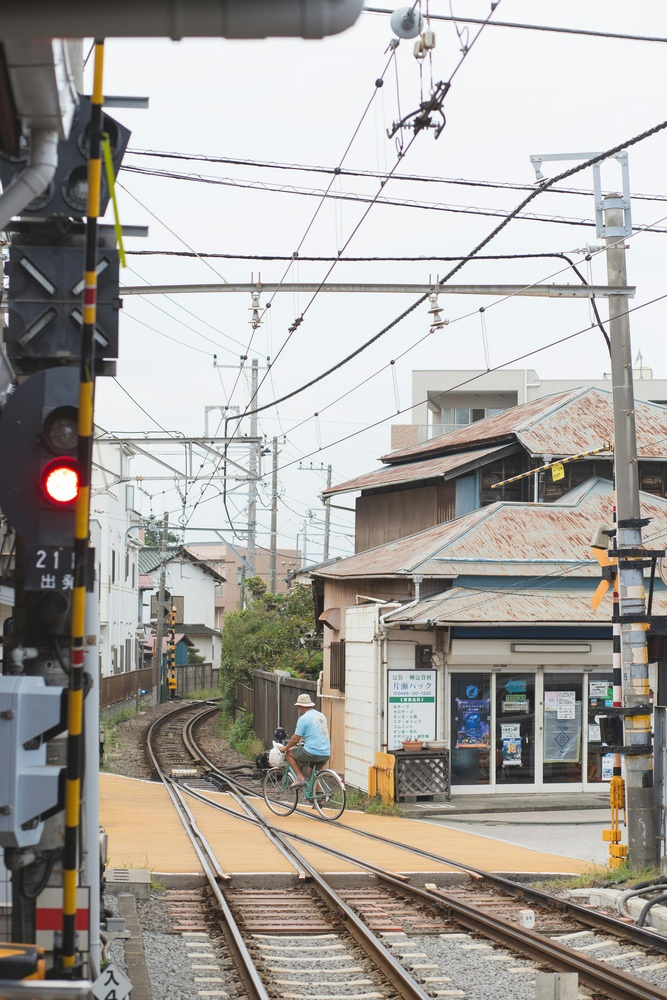
#> input picture picture/test/test_01.jpg, 667 x 1000 px, shrunk from 3648 x 5472 before the run; its folder holds only this picture in this run
$ python Machado_method.py
#> lines starting #> are read from the running program, lines starting #| are printed output that depends on the picture
import numpy as np
import copy
import os
import cv2


# CVD类型对应的模拟矩阵
def cvd_matrix(cvd_type, cvd_level):
    if cvd_type == 0:

        T = {
            10: [0.856167, 0.182038, -0.038205,
                 0.029342, 0.955115, 0.015544,
                 -0.002880, -0.001563, 1.004443],

            20: [0.734766, 0.334872, -0.069637,
                 0.051840, 0.919198, 0.028963,
                 -0.004928, -0.004209, 1.009137],

            30: [0.630323, 0.465641, -0.095964,
                 0.069181, 0.890046, 0.040773,
                 -0.006308, -0.007724, 1.014032],
            40: [0.539009, 0.579343, -0.118352,
                 0.082546, 0.866121, 0.051332,
                 -0.007136, -0.011959, 1.019095],
            50: [0.458064, 0.679578, -0.137642,
                 0.092785, 0.846313, 0.060902,
                 -0.007494, -0.016807, 1.024301],
            60: [0.385450, 0.769005, -0.154455,
                 0.100526, 0.829802, 0.069673,
                 -0.007442, -0.022190, 1.029632],
            70: [0.319627, 0.849633, -0.169261,
                 0.106241, 0.815969, 0.077790,
                 -0.007025, -0.028051, 1.035076],
            80: [0.259411, 0.923008, -0.182420,
                 0.110296, 0.804340, 0.085364,
                 -0.006276, -0.034346, 1.040622],
            90: [0.203876, 0.990338, -0.194214,
                 0.112975, 0.794542, 0.092483,
                 -0.005222, -0.041043, 1.046265],
            100: [0.152286, 1.052583, -0.204868,
                  0.114503, 0.786281, 0.099216,
                  -0.003882, -0.048116, 1.051998]
        }
        return T.get(cvd_level, None)
    elif cvd_type == 1:

        T = {
            10: [0.866435, 0.177704, -0.044139,
                 0.049567, 0.939063, 0.011370,
                 -0.003453, 0.007233, 0.996220],
            20: [0.760729, 0.319078, -0.079807,
                 0.090568, 0.889315, 0.020117,
                 -0.006027, 0.013325, 0.992702],
            30: [0.675425, 0.433850, -0.109275,
                 0.125303, 0.847755, 0.026942,
                 -0.007950, 0.018572, 0.989378],
            40: [0.605511, 0.528560, -0.134071,
                 0.155318, 0.812366, 0.032316,
                 -0.009376, 0.023176, 0.986200],
            50: [0.547494, 0.607765, -0.155259,
                 0.181692, 0.781742, 0.036566,
                 -0.010410, 0.027275, 0.983136],
            60: [0.498864, 0.674741, -0.173604,
                 0.205199, 0.754872, 0.039929,
                 -0.011131, 0.030969, 0.980162],
            70: [0.457771, 0.731899, -0.189670,
                 0.226409, 0.731012, 0.042579,
                 -0.011595, 0.034333, 0.977261],
            80: [0.422823, 0.781057, -0.203881,
                 0.245752, 0.709602, 0.044646,
                 -0.011843, 0.037423, 0.974421],
            90: [0.392952, 0.823610, -0.216562,
                 0.263559, 0.690210, 0.046232,
                 -0.011910, 0.040281, 0.971630],
            100: [0.367322, 0.860646, -0.227968,
                  0.280085, 0.672501, 0.047413,
                  -0.011820, 0.042940, 0.968881],
        }
        return T.get(cvd_level, None)
    elif cvd_type == 2:
        T = {
            20: [0.895720, 0.133330, -0.029050,
                 0.029997, 0.945400, 0.024603,
                 0.013027, 0.104707, 0.882266],
            40: [0.948035, 0.089490, -0.037526,
                 0.014364, 0.946792, 0.038844,
                 0.010853, 0.193991, 0.795156],
            60: [1.104996, -0.046633, -0.058363,
                 -0.032137, 0.971635, 0.060503,
                 0.001336, 0.317922, 0.680742],
            80: [1.257728, -0.139648, -0.118081,
                 -0.078003, 0.975409, 0.102594,
                 -0.003316, 0.501214, 0.502102],
            100: [1.255528, -0.076749, -0.178779,
                  -0.078411, 0.930809, 0.147602,
                  0.004733, 0.691367, 0.303900],
        }
        return T.get(cvd_level, None)


# img 图像，T类型(3*3)
def cvd_simulate(img, T, choose=0):
    if choose == 0:
        [img_h, img_w, img_depth] = img.shape
        img = img.astype(float)
        sim_img = np.dot(np.reshape(img, (img_h * img_w, 3)), T.transpose())
        sim_img = np.reshape(sim_img, (img_h, img_w, 3))
    if choose == 1:
        B = img[:, :, 0]
        G = img[:, :, 1]
        R = img[:, :, 2]
        img_rgb = copy.deepcopy(img)
        img_rgb[:, :, 0] = R  # [R,G,B]
        img_rgb[:, :, 1] = G
        img_rgb[:, :, 2] = B
        [img_h, img_w, img_depth] = img.shape
        img = img_rgb.astype(float)  # 变成RGB顺序的图像
        # np.reshape(I, (img_h * img_w, 3)) 把每个通道的二维矩阵变成一维的 再成T的转置矩阵
        sim_img = np.dot(np.reshape(img, (img_h * img_w, 3)), T.transpose())  # T.transpose()转置矩阵
        sim_img = np.reshape(sim_img, (img_h, img_w, 3))

    return sim_img


def batch_process_images(input_dir, output_dir, cvd_type, cvd_level):
#> called with input_dir = 'picture/test/', output_dir = 'picture/simulate/', cvd_type = 0, cvd_level = 80
    for filename in os.listdir(input_dir):
        img_path = os.path.join(input_dir, filename)
        img = cv2.imread(img_path)
#> img is the input picture: shape (1000, 667, 3); mean B, G, R 158.7, 163.5, 167.2

        if img is None:
            print(f"Cannot find image at path: {img_path}")
            continue
        img = cv2.cvtColor(img, cv2.COLOR_BGR2RGB)

        T = cvd_matrix(cvd_type, cvd_level)
        if T is None:
            print(f"Invalid cvd_type {cvd_type} or cvd_level {cvd_level}")
            continue

        T = np.reshape(T, (3, 3))

        simulated_img = cvd_simulate(img, T, choose=0)
#> in cvd_simulate, `sim_img = np.reshape(sim_img, (img_h, img_w, 3))`:
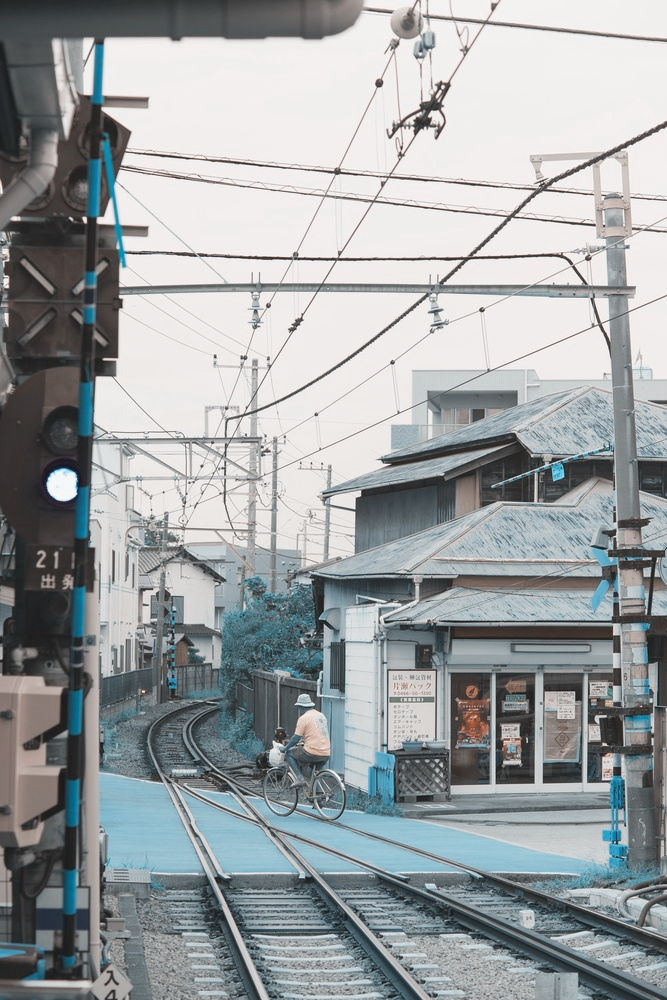
#> sim_img: shape (1000, 667, 3) float64; mean of channels 0, 1, 2 165.3, 163.5, 158.5; drawn with min black and max white

        # 归一化模拟图像为unit8
        simulated_img = (simulated_img - simulated_img.min()) / (simulated_img.max() - simulated_img.min())
        simulated_img = (simulated_img * 255).astype(np.uint8)

        # 保存模拟图像
        output_path = os.path.join(output_dir, filename)
        cv2.imwrite(output_path, cv2.cvtColor(simulated_img, cv2.COLOR_RGB2BGR))
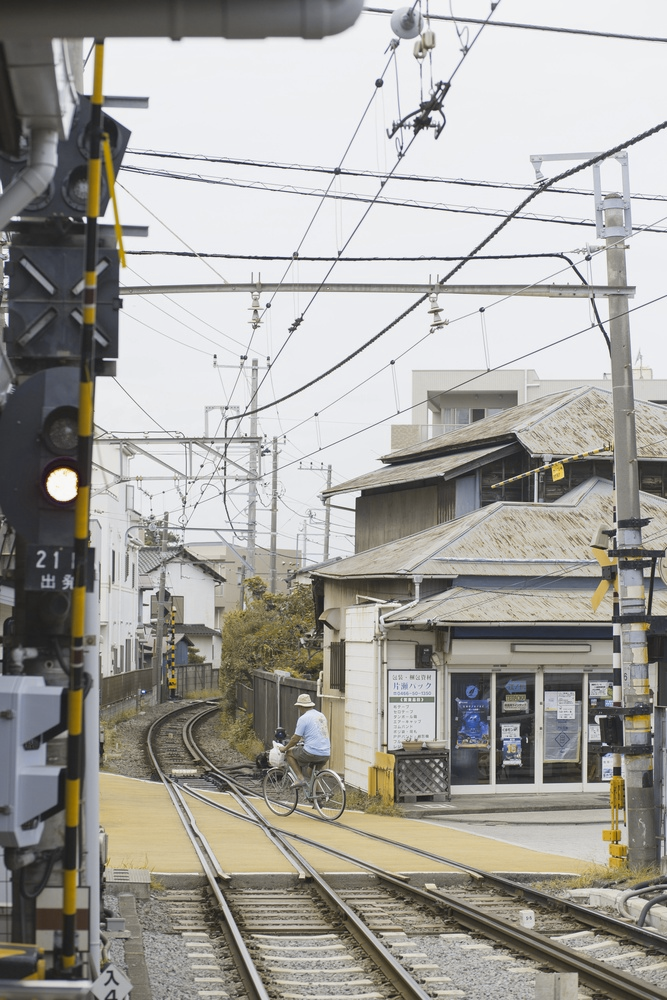
#> saved as test_01.jpg: shape (1000, 667, 3); mean B, G, R 156.3, 161.1, 162.8


input_directory = 'picture/test/'
output_directory = 'picture/simulate/'

cvd_type = 0  # 选择色觉缺陷类型
cvd_level = 80  # 选择缺陷严重程度

batch_process_images(input_directory, output_directory, cvd_type, cvd_level)

$ run again, on picture/test/test_03.jpg
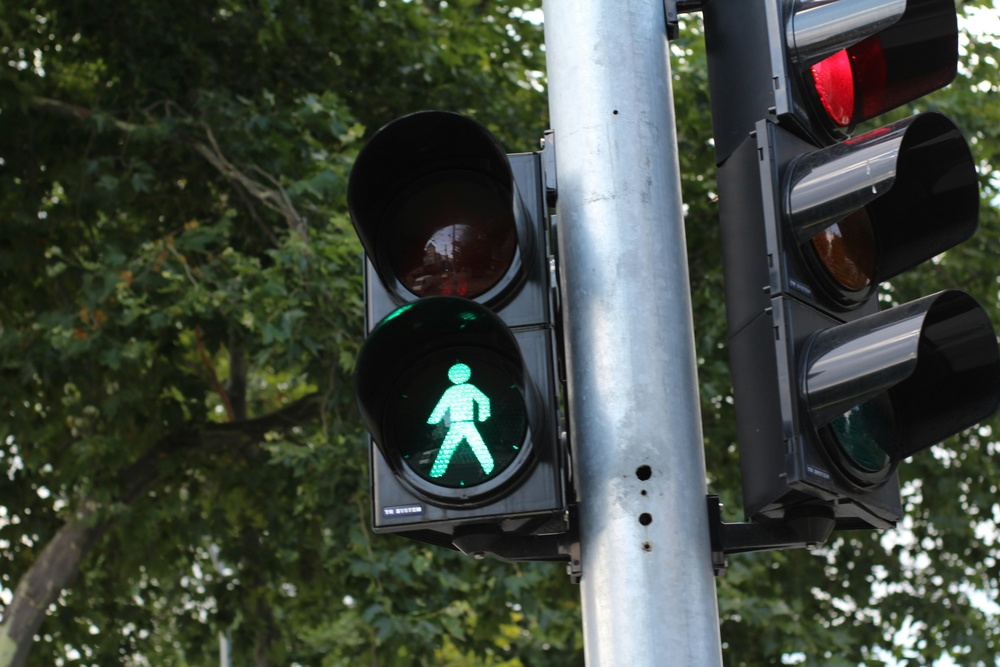
#> input picture picture/test/test_03.jpg, 1000 x 667 px, shrunk from 5184 x 3456 before the run
#> in batch_process_images, img is the input picture: shape (667, 1000, 3); mean B, G, R 61.8, 71.2, 63.8
#> in cvd_simulate, `sim_img = np.reshape(sim_img, (img_h, img_w, 3))`:
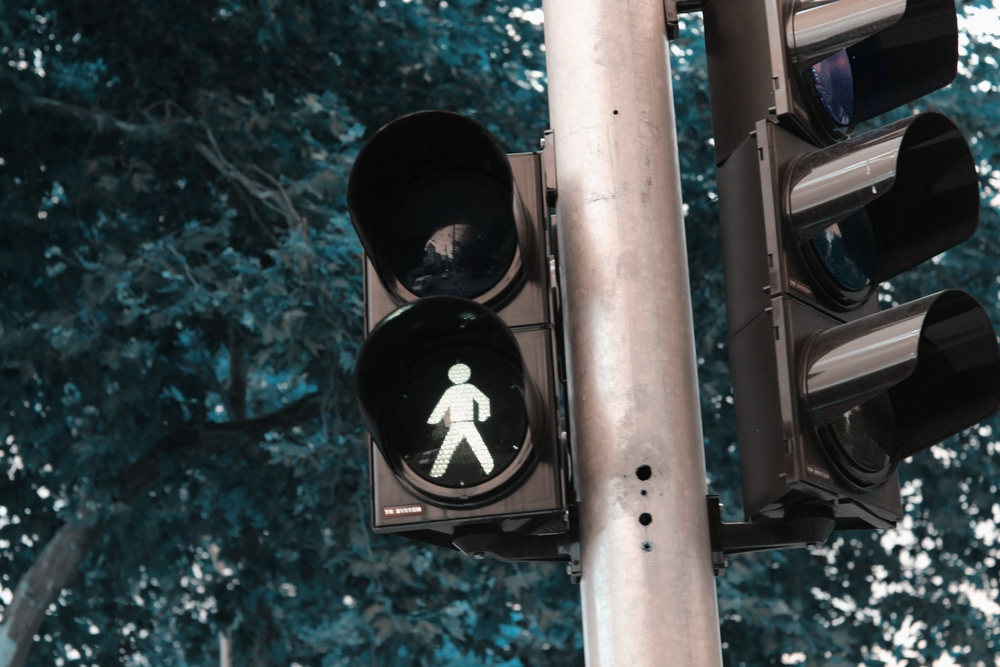
#> sim_img: shape (667, 1000, 3) float64; mean of channels 0, 1, 2 71, 69.6, 61.5; drawn with min black and max white
#> in batch_process_images, `cv2.imwrite(output_path, cv2.cvtColor(simulated_img, cv2.COLOR_RGB2BGR))`:
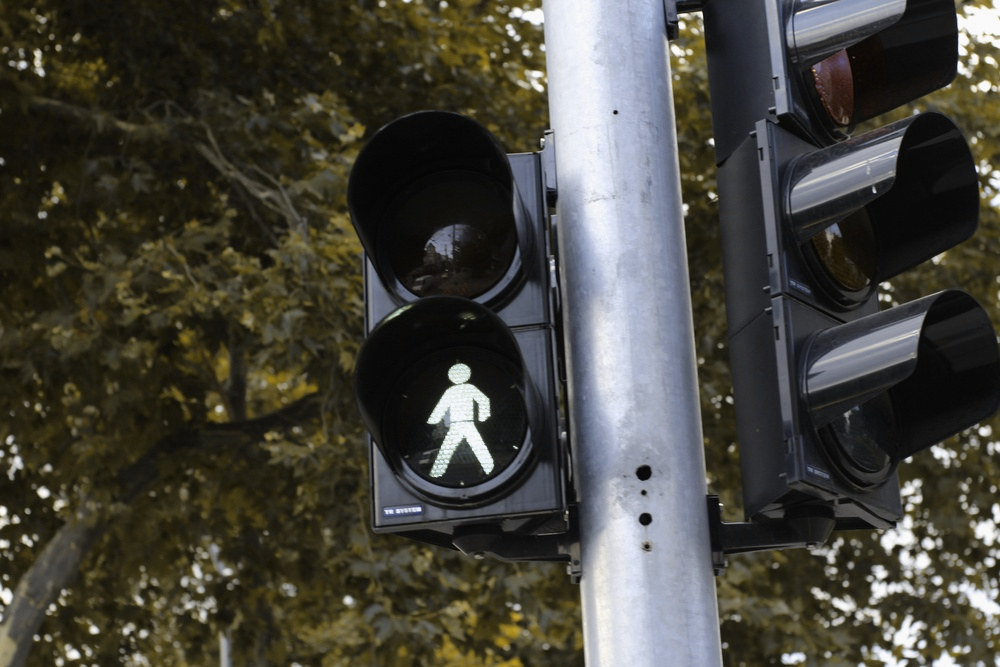
#> saved as test_03.jpg: shape (667, 1000, 3); mean B, G, R 60.3, 68.3, 69.7
